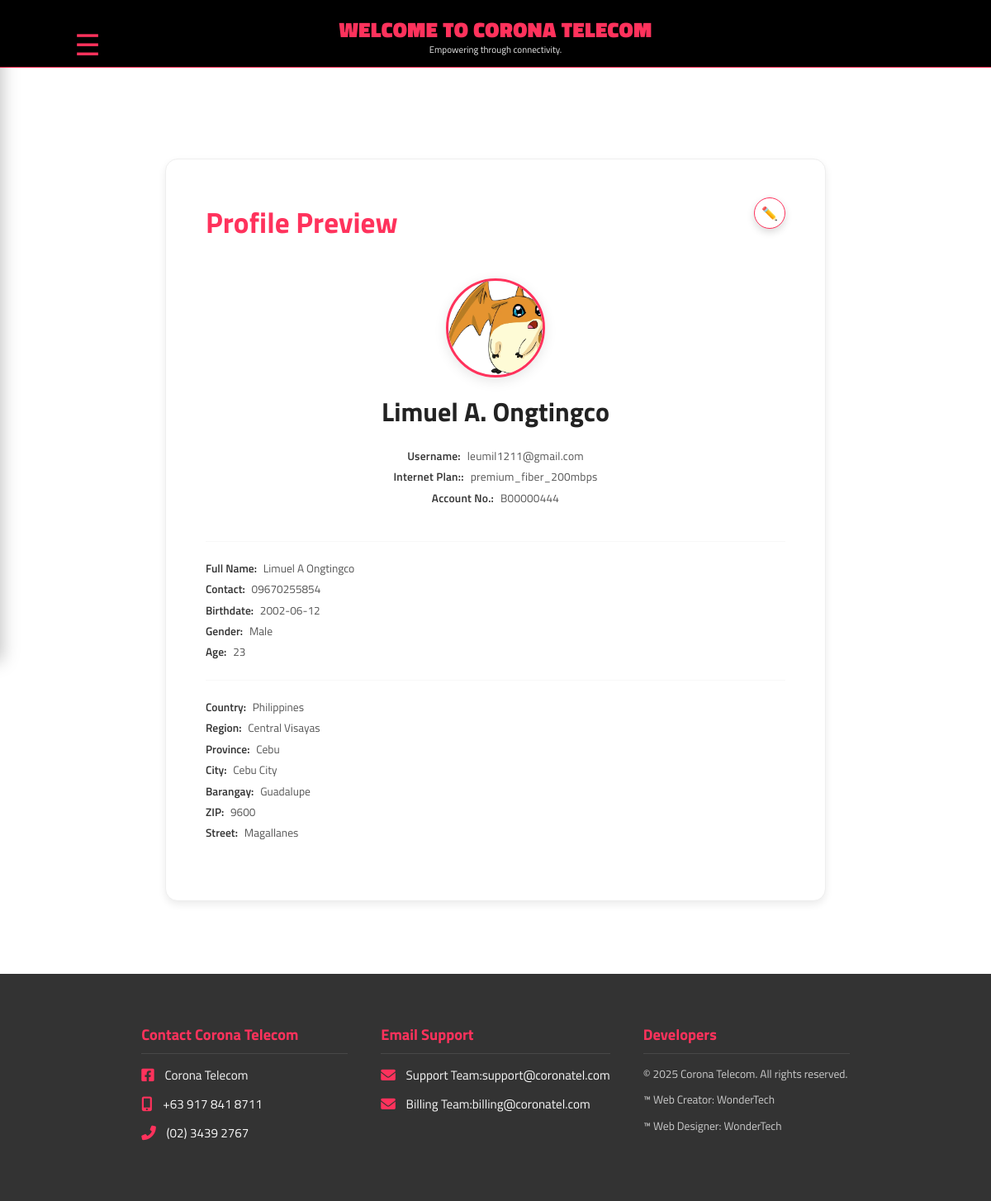
Page /cx/dashboard?tab=profile (signed in) on the committed database.
### models.py (models this page shows, shortened)
class Cx(db.Model, UserMixin):
    id = db.Column(db.Integer, primary_key=True)
    email = db.Column(db.String(120), unique=True, nullable=False)
    password = db.Column(db.String(200), nullable=False)  # Hashed password
    name = db.Column(db.String(120))
    avatar = db.Column(db.String(255), default='default.png')
    role = db.Column(db.String(10), nullable=False, default='customer')
    contact = db.Column(db.String(50))
    account_number = db.Column(db.String(50))
    internet_plan = db.Column(db.String(50))
    first_name = db.Column(db.String(50))
    middle_name = db.Column(db.String(50))
    middle_initial = db.Column(db.String(50)) # Kept this for historical reasons or if you plan to use it differently
    surname = db.Column(db.String(50))
    extension_name = db.Column(db.String(50)) # Added this column
    birthdate = db.Column(db.Date)
    gender = db.Column(db.String(20))
    location_country = db.Column(db.String(50))
    location_region = db.Column(db.String(50))
    location_province = db.Column(db.String(50))
    location_city = db.Column(db.String(50))
    location_barangay = db.Column(db.String(50))
    location_zip = db.Column(db.String(20))
    location_street = db.Column(db.String(100))
    payments = db.relationship('PaymentProof', backref='customer', lazy=True)
    requests = db.relationship('CxRequest', backref='customer', lazy=True)

### app.py (the view)
@app.route('/cx/dashboard')
@login_required
def cx_dashboard():
    tab = request.args.get('tab', 'home')
    verified = request.args.get('verified')
    age = calculate_age(current_user.birthdate) if hasattr(current_user, 'birthdate') else None
    uploads = PaymentProof.query.filter_by(cx_id=current_user.id).order_by(PaymentProof.uploaded_at.desc()).all()
    requests = CxRequest.query.filter_by(cx_id=current_user.id).order_by(CxRequest.uploaded_at.desc()).all()
    previous_rebates = [r for r in requests if r.type == 'rebate']
    previous_overcharges = [r for r in requests if r.type == 'overcharge']
    soa_files = SOA.query.filter_by(cx_id=current_user.id).order_by(SOA.uploaded_at.desc()).all()
    all_notifications = Notification.query.filter_by(cx_id=current_user.id).order_by(Notification.created_at.desc()).all()
    return render_template(
        'cx/dashboard.html',
        active_tab=tab,
        tab=tab,
        age=age,
        dashboard_header=True,
        previous_uploads=uploads,
        user_requests=requests,
        all_notifications=all_notifications,
        verified=verified,
        now=datetime.now(),
        previous_rebates=previous_rebates,
        previous_overcharges=previous_overcharges,
        soa_files=soa_files
    )

### app.py (called while the page is built)
def calculate_age(birthdate):
    if birthdate:
        today = date.today()
        return today.year - birthdate.year - ((today.month, today.day) < (birthdate.month, birthdate.day))
    return None

@login_manager.user_loader
def load_user(user_id):
    user_type = session.get('user_type')
    if user_type == 'admin':
        return AdminUser.query.get(int(user_id))
    else:
        return Cx.query.get(int(user_id))  # Cx model for customers

### templates/cx/dashboard.html (shortened to what this page needs)
{% extends "base.html" %}
{% block content %}
<div class="tab-wrapper">
    {% if active_tab == 'profile' %}
    {% include 'cx/profile_tab.html' %}
    {% elif active_tab == 'billing' %}
    {% include 'cx/billing_tab.html' %}
    {% endif %}
</div>
{% endblock %}

### templates/cx/profile_tab.html (shortened to what this page needs)
<div class="card profile-container">
    {% if request.args.get('edit') != '1' %}
    <div class="profile-summary">
        <div class="profile-preview-header">
            <span class="preview-heading">Profile Preview</span>
            <a href="{{ url_for('cx_dashboard', tab='profile', edit='1') }}" class="edit-profile-btn">
                ✏️
            </a>
        </div>
        <div class="profile-hero-section">
            <img src="{{ url_for('static', filename='uploads/' + (current_user.avatar or 'logo.jpg')) }}" alt="Avatar" class="avatar-display-large">
            <h2 class="user-display-name">{{ current_user.name }}</h2>
            <div class="user-main-info">
                 <p class="detail-item"><strong>Username:</strong> <span>{{ current_user.email or 'N/A' }}</span></p>
                 <p class="detail-item"><strong>Internet Plan::</strong> <span>{{ current_user.internet_plan or 'N/A' }}</span></p>
				 <p class="detail-item"><strong>Account No.:</strong> <span>{{ current_user.account_number or 'N/A' }}</span></p>
             </div>
        </div>
        <div class="profile-details-group">
            <p class="detail-item"><strong>Full Name:</strong> <span>{{ current_user.first_name or '' }} {{ current_user.middle_name or '' }} {{ current_user.surname or '' }}</span></p>
			<p class="detail-item"><strong>Contact:</strong> <span>{{ current_user.contact or 'N/A' }}</span></p>
            <p class="detail-item"><strong>Birthdate:</strong> <span>{{ current_user.birthdate or 'N/A' }}</span></p>
            <p class="detail-item"><strong>Gender:</strong> <span>{{ current_user.gender or 'N/A' }}</span></p>
			<p class="detail-item"><strong>Age:</strong> <span>{{ age or 'N/A' }}</span></p>
        </div>
        <div class="profile-details-group">
            <p class="detail-item"><strong>Country:</strong> <span>{{ current_user.location_country or 'N/A' }}</span></p>
            <p class="detail-item"><strong>Region:</strong> <span>{{ current_user.location_region or 'N/A' }}</span></p>
            <p class="detail-item"><strong>Province:</strong> <span>{{ current_user.location_province or 'N/A' }}</span></p>
            <p class="detail-item"><strong>City:</strong> <span>{{ current_user.location_city or 'N/A' }}</span></p>
            <p class="detail-item"><strong>Barangay:</strong> <span>{{ current_user.location_barangay or 'N/A' }}</span></p>
            <p class="detail-item"><strong>ZIP:</strong> <span>{{ current_user.location_zip or 'N/A' }}</span></p>
            <p class="detail-item"><strong>Street:</strong> <span>{{ current_user.location_street or 'N/A' }}</span></p>
        </div>
    </div>
    {% endif %}
</div>

### rows in the picture
Cx: avatar (picture), name "Limuel A. Ongtingco", email "leumil1211@gmail.com", internet_plan "premium_fiber_200mbps", account_number "B00000444", first_name "Limuel", middle_name "A", surname "Ongtingco", contact "09670255854", birthdate "2002-06-12", gender "Male", location_country "Philippines", location_region "Central Visayas", location_province "Cebu", location_city "Cebu City", location_barangay "Guadalupe", location_zip "9600", location_street "Magallanes"

### other values in the picture
{{ age or 'N/A' }} "23"
